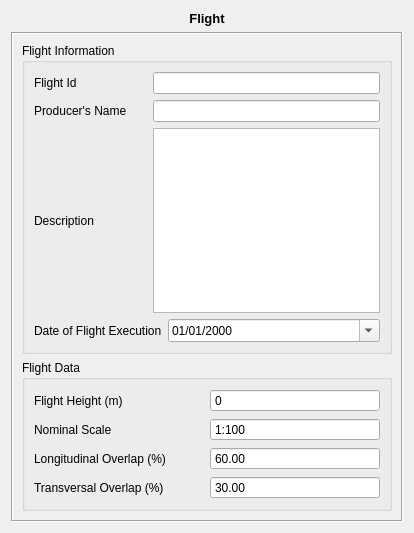
<?xml version="1.0" encoding="UTF-8"?>
<ui version="4.0">
 <class>FlightForm</class>
 <widget class="QWidget" name="FlightForm">
  <property name="geometry">
   <rect>
    <x>0</x>
    <y>0</y>
    <width>414</width>
    <height>533</height>
   </rect>
  </property>
  <property name="windowTitle">
   <string>Form</string>
  </property>
  <layout class="QVBoxLayout" name="verticalLayout_6">
   <item>
    <widget class="QLabel" name="label">
     <property name="text">
      <string>&lt;!DOCTYPE HTML PUBLIC &quot;-//W3C//DTD HTML 4.0//EN&quot; &quot;http://www.w3.org/TR/REC-html40/strict.dtd&quot;&gt;
&lt;html&gt;&lt;head&gt;&lt;meta name=&quot;qrichtext&quot; content=&quot;1&quot; /&gt;&lt;style type=&quot;text/css&quot;&gt;
p, li { white-space: pre-wrap; }
&lt;/style&gt;&lt;/head&gt;&lt;body style=&quot; font-family:'Sans'; font-size:10pt; font-weight:400; font-style:normal;&quot;&gt;
&lt;p style=&quot; margin-top:0px; margin-bottom:0px; margin-left:0px; margin-right:0px; -qt-block-indent:0; text-indent:0px;&quot;&gt;&lt;span style=&quot; font-weight:600;&quot;&gt;Flight&lt;/span&gt;&lt;/p&gt;&lt;/body&gt;&lt;/html&gt;</string>
     </property>
     <property name="alignment">
      <set>Qt::AlignCenter</set>
     </property>
    </widget>
   </item>
   <item>
    <widget class="QFrame" name="frame">
     <property name="frameShape">
      <enum>QFrame::Box</enum>
     </property>
     <property name="frameShadow">
      <enum>QFrame::Sunken</enum>
     </property>
     <layout class="QVBoxLayout" name="verticalLayout_5">
      <item>
       <widget class="QGroupBox" name="groupBox_2">
        <property name="title">
         <string>Flight Information</string>
        </property>
        <layout class="QVBoxLayout" name="verticalLayout_3">
         <item>
          <layout class="QVBoxLayout" name="verticalLayout_2">
           <item>
            <layout class="QHBoxLayout" name="horizontalLayout_8" stretch="1,2">
             <item>
              <widget class="QLabel" name="label_10">
               <property name="text">
                <string>Flight Id</string>
               </property>
              </widget>
             </item>
             <item>
              <widget class="QLineEdit" name="flightIDLineEdit"/>
             </item>
            </layout>
           </item>
           <item>
            <layout class="QHBoxLayout" name="horizontalLayout_7" stretch="1,2">
             <item>
              <widget class="QLabel" name="label_7">
               <property name="text">
                <string>Producer's Name</string>
               </property>
              </widget>
             </item>
             <item>
              <widget class="QLineEdit" name="producerNameLineEdit"/>
             </item>
            </layout>
           </item>
           <item>
            <layout class="QHBoxLayout" name="horizontalLayout_9" stretch="1,2">
             <item>
              <widget class="QLabel" name="label_8">
               <property name="text">
                <string>Description</string>
               </property>
              </widget>
             </item>
             <item>
              <widget class="QPlainTextEdit" name="descriptionTextEdit"/>
             </item>
            </layout>
           </item>
           <item>
            <layout class="QHBoxLayout" name="horizontalLayout_10" stretch="1,2">
             <item>
              <widget class="QLabel" name="label_9">
               <property name="text">
                <string>Date of Flight Execution</string>
               </property>
              </widget>
             </item>
             <item>
              <widget class="QDateEdit" name="flightDateEdit">
               <property name="minimumDate">
                <date>
                 <year>1913</year>
                 <month>1</month>
                 <day>1</day>
                </date>
               </property>
               <property name="displayFormat">
                <string>dd/MM/yyyy</string>
               </property>
               <property name="calendarPopup">
                <bool>true</bool>
               </property>
              </widget>
             </item>
            </layout>
           </item>
          </layout>
         </item>
        </layout>
       </widget>
      </item>
      <item>
       <widget class="QGroupBox" name="groupBox">
        <property name="title">
         <string>Flight Data</string>
        </property>
        <layout class="QVBoxLayout" name="verticalLayout_4">
         <item>
          <layout class="QVBoxLayout" name="verticalLayout">
           <item>
            <layout class="QHBoxLayout" name="horizontalLayout_5">
             <item>
              <widget class="QLabel" name="label_3">
               <property name="text">
                <string>Flight Height (m)</string>
               </property>
              </widget>
             </item>
             <item>
              <widget class="QSpinBox" name="flightHeightSpinBox">
               <property name="toolTip">
                <string>Flight Height Above Sea Level</string>
               </property>
               <property name="buttonSymbols">
                <enum>QAbstractSpinBox::NoButtons</enum>
               </property>
               <property name="accelerated">
                <bool>true</bool>
               </property>
               <property name="maximum">
                <number>15000</number>
               </property>
               <property name="singleStep">
                <number>100</number>
               </property>
              </widget>
             </item>
            </layout>
           </item>
           <item>
            <layout class="QHBoxLayout" name="horizontalLayout_4">
             <item>
              <widget class="QLabel" name="label_4">
               <property name="text">
                <string>Nominal Scale</string>
               </property>
              </widget>
             </item>
             <item>
              <widget class="QSpinBox" name="nominalScaleSpinBox">
               <property name="toolTip">
                <string>Example: 1:10.000 equals &quot;One to Ten Thousand Scale&quot;</string>
               </property>
               <property name="whatsThis">
                <string/>
               </property>
               <property name="buttonSymbols">
                <enum>QAbstractSpinBox::NoButtons</enum>
               </property>
               <property name="accelerated">
                <bool>true</bool>
               </property>
               <property name="prefix">
                <string>1:</string>
               </property>
               <property name="minimum">
                <number>100</number>
               </property>
               <property name="maximum">
                <number>10000000</number>
               </property>
               <property name="singleStep">
                <number>100</number>
               </property>
              </widget>
             </item>
            </layout>
           </item>
           <item>
            <layout class="QHBoxLayout" name="horizontalLayout_3">
             <item>
              <widget class="QLabel" name="label_5">
               <property name="text">
                <string>Longitudinal Overlap (%)</string>
               </property>
              </widget>
             </item>
             <item>
              <widget class="QDoubleSpinBox" name="horizontalOverlapDoubleSpinBox">
               <property name="buttonSymbols">
                <enum>QAbstractSpinBox::NoButtons</enum>
               </property>
               <property name="accelerated">
                <bool>true</bool>
               </property>
               <property name="minimum">
                <double>5.000000000000000</double>
               </property>
               <property name="maximum">
                <double>95.000000000000000</double>
               </property>
               <property name="value">
                <double>60.000000000000000</double>
               </property>
              </widget>
             </item>
            </layout>
           </item>
           <item>
            <layout class="QHBoxLayout" name="horizontalLayout">
             <item>
              <widget class="QLabel" name="label_6">
               <property name="text">
                <string>Transversal Overlap (%)</string>
               </property>
              </widget>
             </item>
             <item>
              <widget class="QDoubleSpinBox" name="verticalOverlapDoubleSpinBox">
               <property name="buttonSymbols">
                <enum>QAbstractSpinBox::NoButtons</enum>
               </property>
               <property name="accelerated">
                <bool>true</bool>
               </property>
               <property name="minimum">
                <double>5.000000000000000</double>
               </property>
               <property name="maximum">
                <double>95.000000000000000</double>
               </property>
               <property name="value">
                <double>30.000000000000000</double>
               </property>
              </widget>
             </item>
            </layout>
           </item>
          </layout>
         </item>
        </layout>
       </widget>
      </item>
     </layout>
    </widget>
   </item>
  </layout>
 </widget>
 <resources/>
 <connections/>
</ui>
